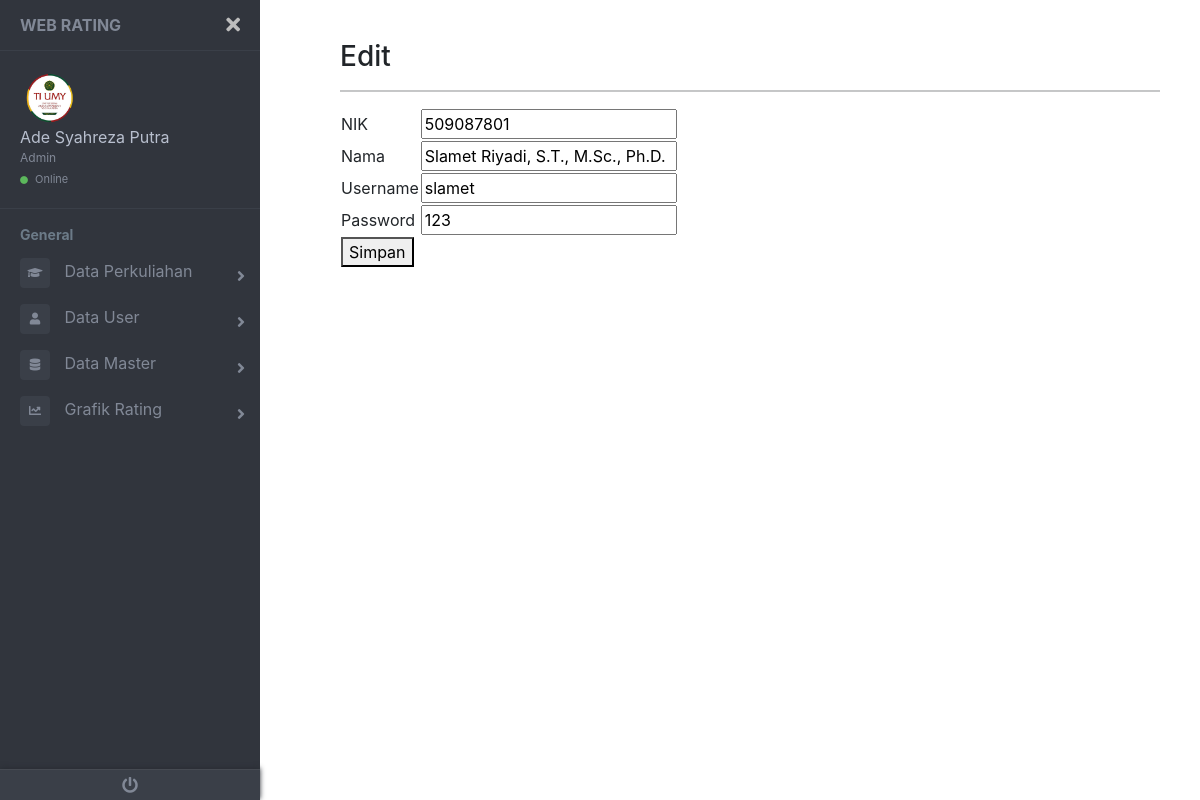
Screenshot of /admin/user/aksi_edit_dosen.php?id=95 (signed in) with the database file from the repository.
### tables this page shows
CREATE TABLE `user` (
  `id` int(11) NOT NULL,
  `nik_nim` varchar(50) NOT NULL,
  `username` varchar(200) NOT NULL,
  `nama` varchar(200) NOT NULL,
  `password` varchar(100) NOT NULL,
  `level` varchar(200) NOT NULL
);

### admin/user/aksi_edit_dosen.php (the view, shortened to what this page needs)
<!DOCTYPE html>
<html lang="en">
<head>
    <link rel="stylesheet" href="../../asset/css/bootstrap.css">
    <link rel="stylesheet" href="../../asset/css/sidebar.css">
    <link href="//maxcdn.bootstrapcdn.com/bootstrap/4.0.0/css/bootstrap.min.css" rel="stylesheet" id="bootstrap-css">
    <link href="https://use.fontawesome.com/releases/v5.0.6/css/all.css" rel="stylesheet">
    <link href="https://maxcdn.bootstrapcdn.com/bootstrap/4.0.0/css/bootstrap.min.css" rel="stylesheet">
</head>
<body>
    <div class="page-wrapper chiller-theme toggled">
        <nav id="sidebar" class="sidebar-wrapper">
            <div class="sidebar-content">
                <div class="sidebar-brand">
                    <a href="../index.php">Web Rating</a>
                    <div id="close-sidebar">
                        <i class="fas fa-times"></i>
                    </div>
                </div>
                <div class="sidebar-header">
                    <div class="user-pic">
                        <img class="img-responsive img-rounded" src="../../asset/images/logo1.png" alt="User Picture">
                    </div>
                    <div class="user-info">
                        <span class="user-name">
                            <?php
                            include "../../get_profile.php";
                            ?>
                        </span>
                        <span class="user-role">Admin</span>
                        <span class="user-status">
                            <i class="fa fa-circle"></i>
                            <span>Online</span>
                        </span>
                    </div>
                </div>
                <div class="sidebar-menu">
                    <ul>
                        <li class="header-menu">
                            <span>General</span>
                        </li>
                        <li class="sidebar-dropdown">
                            <a href="#">
                                <i class="fa fa-graduation-cap"></i>
                                <span>Data Perkuliahan</span>
                            </a>
                        </li>
                        <li class=sidebar-dropdown>
                            <a href="#">
                                <i class="fa fa-user"></i>
                                <span>Data User</span>
                            </a>
                        </li>
                        <li class="sidebar-dropdown">
                                <a href="#">
                                    <i class="fas fa-database"></i>
                                    <span>Data Master</span>
                                </a>
                            </li>
                        <li class="sidebar-dropdown">
                            <a href="#">
                                <i class="fa fa-chart-line"></i>
                                <span>Grafik Rating</span>
                            </a>
                        </li>
                    </ul>
                </div>
            </div>
            <div class="sidebar-footer">
                <a href="../../aut/logout.php">
                    <i class="fa fa-power-off"></i>
                </a>
            </div>
        </nav>
    <main class="page-content">
        <div class="container-fluid">
        <h3>Edit</h3>
        <hr>
        <?php
        include "../../koneksi.php";
        $id = $_GET['id'];
        $query_mysql = mysqli_query($koneksi, "SELECT * FROM user WHERE id='$id'")or die(mysqli_error());
        while($data = mysqli_fetch_array($query_mysql)){
        ?>
            <form action="update_dosen.php" method="post">
                <table>
                    <tr>
                        <td>NIK</td>
                        <td>
                            <input type="text" name="nik_nim" value="<?php echo $data['nik_nim'] ?>">
                        </td>
                    </tr>
                    <tr>
                        <td>Nama</td>
                        <td>
                            <input type="text" name="nama" value="<?php echo $data['nama'] ?>">
                        </td>
                    </tr>
                    <tr>
                        <td>Username</td>
                        <td>
                            <input type="text" name="username" value="<?php echo $data['username'] ?>">
                        </td>
                    </tr>
                    <tr>
                        <td>Password</td>
                        <td>
                            <input type="text" name="password" value="<?php echo $data['password'] ?>">
                        </td>
                    </tr>
                    <tr>
                        <td><button onclick='jacascript:alert("data anda berhasil di update")' href='#'>Simpan</button></td>
                    </tr>
                </table>
            </form>
        <?php } ?>
        </div>
    </main>
    </div>
</body>
</html>

### get_profile.php
<?php
include "koneksi.php";
$username = $_SESSION['username'];
$query = "SELECT nama FROM user WHERE username = '".$username."'";
$result = mysqli_query($koneksi, $query);
if(mysqli_num_rows($result)>0)
{
    $row = mysqli_fetch_array($result);
    $nama = $row["nama"];
    echo $nama;
}
else
{
    echo "No record found";
}
?>

### rows the page displays
user: nama "Ade Syahreza Putra"
user: nik_nim "509087801", nama "Slamet Riyadi, S.T., M.Sc., Ph.D.", username "slamet", password "123"
